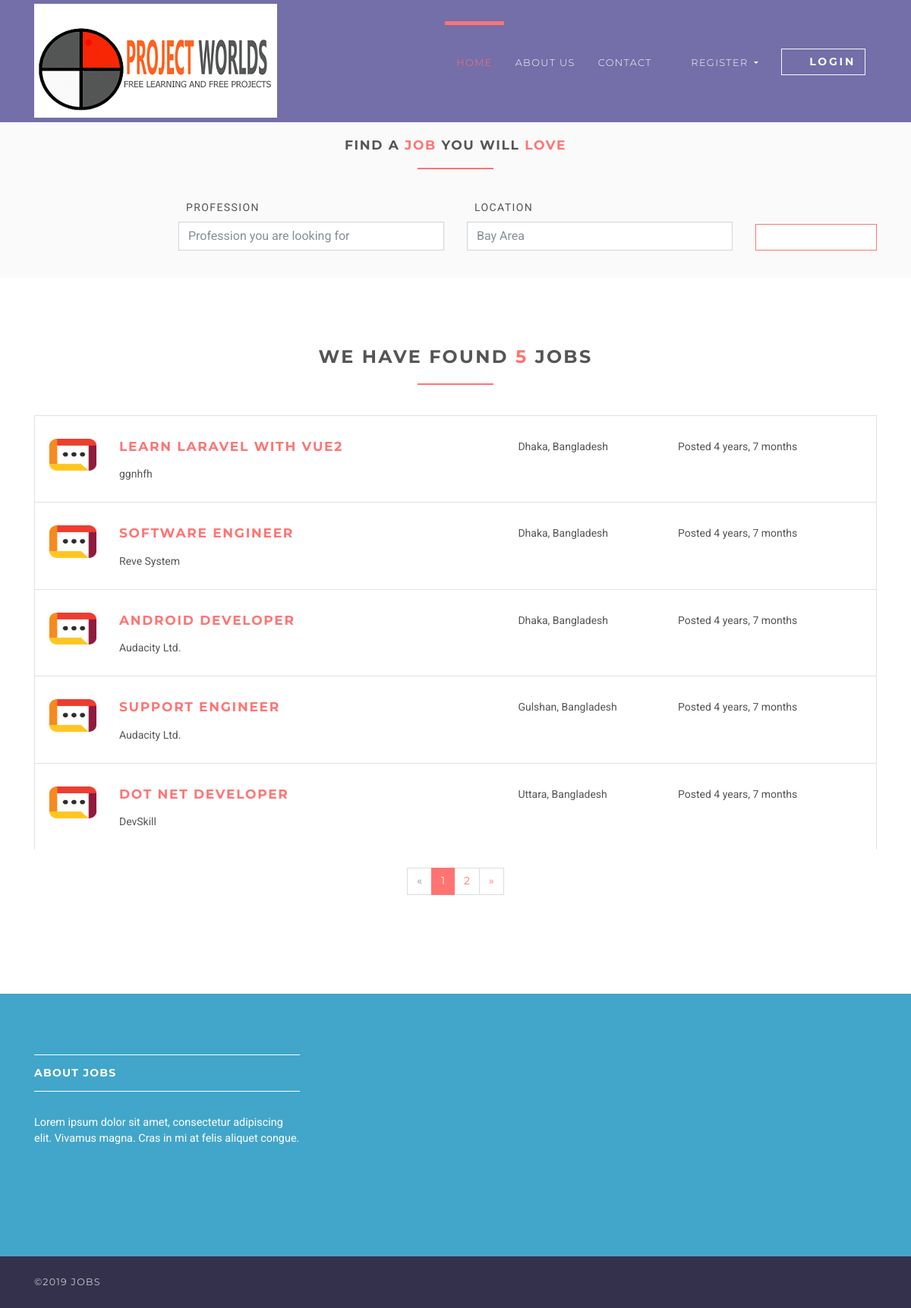
Page /jobs on the committed database.
### jobsapp/models.py (models this page shows, shortened)
class Job(models.Model):
    user = models.ForeignKey(User, on_delete=models.CASCADE)
    title = models.CharField(max_length=300)
    description = models.TextField()
    location = models.CharField(max_length=150)
    type = models.CharField(choices=JOB_TYPE, max_length=10)
    category = models.CharField(max_length=100)
    last_date = models.DateTimeField()
    company_name = models.CharField(max_length=100)
    company_description = models.CharField(max_length=300)
    website = models.CharField(max_length=100, default="")
    created_at = models.DateTimeField(default=timezone.now)
    filled = models.BooleanField(default=False)

### jobsapp/views/home.py (the view)
# urls.py: path('jobs', JobListView.as_view(), name='jobs'),
class JobListView(ListView):
    model = Job
    template_name = 'jobs/jobs.html'
    context_object_name = 'jobs'
    paginate_by = 5

### templates/jobs/jobs.html (shortened to what this page needs)
{% extends 'base.html' %}
{% load static %}
{% block content %}
    <section class="job-form-section job-form-section--compressed">
        <div class="container">
            <h4 class="heading">Find a <span class="accent">job </span> you will <span class="accent">love</span></h4>
            <form id="job-main-form" method="get" action="#" class="job-main-form">
                <div class="controls">
                    <div class="row align-items-end">
                        <div class="col-sm-1 col-lg-2"></div>
                        <div class="col-sm-5 col-lg-4 form-group">
                            <label for="profession">Profession</label>
                            <input type="text" id="profession" name="profession"
                                   placeholder="Profession you are looking for" class="form-control">
                        </div>
                        <div class="col-sm-5 col-lg-4 form-group">
                            <label for="location">Location</label>
                            <input type="text" id="location" name="location" placeholder="Any particular location?"
                                   value="Bay Area" class="form-control">
                        </div>
                        <div class="col-sm-1 col-lg-2 form-group">
                            <button type="submit" name="name"
                                    class="btn btn-outline-white-primary job-main-form__button">
                                <i class="fa fa-search"></i>
                            </button>
                        </div>
                    </div>
                </div>
            </form>
        </div>
    </section>
    <section>
        <div class="container">
            <h3 class="heading">We have found <span class="accent">{{ jobs.count }}</span> jobs</h3>
            {% for job in jobs %}
                <div class="job-listing  ">
                    <div class="row">
                        <div class="col-md-12 col-lg-6">
                            <div class="row">
                                <div class="col-2">
                                    <img src="{% static 'img/company-1.png' %}"
                                         alt="Ipsioou " class="img-fluid">
                                </div>
                                <div class="col-10">
                                    <h4 class="job__title"><a
                                            href="{% url 'jobs:jobs-detail' job.id %}">{{ job.title }}</a></h4>
                                    <p class="job__company">
                                        {{ job.company_name }}
                                    </p>
                                </div>
                            </div>
                        </div>
                        <div class="col-10 col-md-3 col-lg-2 ml-auto"><i class="fa fa-map-marker job__location"></i>
                            {{ job.location }}
                        </div>
                        <div class="col-10 col-md-3 col-lg-3 ml-auto">
                            <p>Posted {{ job.created_at|timesince }}</p>
                        </div>
                    </div>
                </div>
            {% endfor %}
            {% if is_paginated %}
                <div class="row">
                    <div class="col-md-12">
                        <nav aria-label="Page navigation example" class="d-flex justify-content-center mt-4 mb-4">
                            <ul class="pagination">
                                {% if page_obj.has_previous %}
                                    <li class="page-item">
                                        <a href="?page={{ page_obj.previous_page_number }}"
                                           class="page-link">&laquo;</a>
                                    </li>
                                {% else %}
                                    <li class="page-item disabled">
                                        <a class="page-link">&laquo;</a>
                                    </li>
                                {% endif %}
                                {% for i in page_obj.paginator.page_range %}
                                    {% if page_obj.number == i %}
                                        <li class="page-item active">
                                            <a class="page-link">{{ i }}</a>
                                        </li>
                                    {% else %}
                                        <li class="page-item">
                                            <a href="?page={{ i }}" class="page-link">{{ i }}</a>
                                        </li>
                                    {% endif %}
                                {% endfor %}
                                {% if page_obj.has_next %}
                                    <li class="page-item">
                                        <a href="?page={{ page_obj.next_page_number }}" class="page-link">&raquo;</a>
                                    </li>
                                {% else %}
                                    <li class="page-item disabled">
                                        <a class="page-link">&raquo;</a>
                                    </li>
                                {% endif %}
                            </ul>
                        </nav>
                    </div>
                </div>
            {% endif %}
        </div>
    </section>
{% endblock %}

### static/css/style.default.css (style rules this page uses)
html { height:100% }
body { height:100% }
section { position:relative;padding-top:90px;padding-bottom:90px }
button { cursor:pointer }
.heading { text-align:center;margin-bottom:40px }
.heading:after { content:" ";display:block;width:100px;height:2px;margin:20px auto 20px;background:#ff7473 }
a,button { -webkit-transition:all .2s ease-out;transition:all .2s ease-out }
a i.fa,button i.fa { margin:0 5px }
.accent { color:#ff7473 }
.job-form-section { padding:80px 0;background:#fafafa }
.job-form-section .job-main-form { margin-bottom:40px }
.job-form-section .job-main-form label { text-transform:uppercase;letter-spacing:0.1em;margin-left:10px }
.job-form-section.job-form-section--compressed { padding:20px }
.job-form-section.job-form-section--compressed .job-main-form { margin-bottom:0 }
.job-main-form__button { margin-top:15px;display:block;width:100% }
.job-listing { border:solid 1px #dee2e6;border-bottom:none;padding-top:30px;padding-bottom:10px;padding-left:19px;padding-right:15px;clear:both;-webkit-transition:all .2s ease-out;transition:all .2s ease-out }
.job__title { margin-top:0 }
.job__location { margin-right:5px;color:#868e96 }
.btn { font-weight:700;font-family:"Montserrat",Helvetica,Arial,sans-serif;border:1px solid transparent;text-transform:uppercase;letter-spacing:0.2em;padding:.375rem .75rem;font-size:.875rem;line-height:1.5;border-radius:0;-webkit-transition:background-color 0.15s ease-in-out,border-color 0.15s ease-in-out,-webkit-box-shadow 0.15s ease-in-out;transition:background-color 0.15s ease-in-out,border-color 0.15s ease-in-out,-webkit-box-shadow 0.15s ease-in-out;transition:background-color 0.15s ease-in-out,border-color 0.15s ease-in-out,box-shadow 0.15s ease-in-out;transition:background-color 0.15s ease-in-out,border-color 0.15s ease-in-out,box-shadow 0.15s ease-in-out,-webkit-box-shadow 0.15s ease-in-out }
.btn-outline-white-primary { color:#ff7473;background-color:#fff;background-image:none;border-color:#ff7473 }
body { font-family:"Roboto",Helvetica,Arial,sans-serif;font-size:.875rem;font-weight:400;line-height:1.5;color:#555;background-color:#fff }
a { color:#ff7473;text-decoration:none }
h1,h2,h3,h4,h5,h6,.h1,.h2,.h3,.h4,.box-simple h3,.box-image .name h3,.box-image-text .top .name h3,.box-image-text .top .name h4,.h5,.h6 { margin-bottom:1rem;font-family:"Montserrat",Helvetica,Arial,sans-serif;font-weight:700;line-height:1.2;color:#555;text-transform:uppercase;letter-spacing:0.1em }
h3,.h3 { font-size:1.4875rem }
h4,.h4,.box-simple h3,.box-image .name h3,.box-image-text .top .name h3,.box-image-text .top .name h4 { font-size:1.0675rem }
.page-item:first-child .page-link { border-top-left-radius:0rem;border-bottom-left-radius:0rem }
.page-item:last-child .page-link { border-top-right-radius:0rem;border-bottom-right-radius:0rem }
.page-item.active .page-link { color:#fff;background-color:#ff7473;border-color:#ff7473 }
.page-item.disabled .page-link { color:#868e96;background-color:#fff;border-color:#ddd }
.page-link { padding:.5rem .75rem;line-height:1.25;color:#ff7473;background-color:#fff;border:1px solid #ddd;font-family:"Montserrat",Helvetica,Arial,sans-serif }
.form-control { padding:.375rem .75rem;font-size:1rem;line-height:1.5;color:#868e96;background-color:#fff;border:1px solid #ced4da;border-radius:0;-webkit-transition:border-color ease-in-out 0.15s,-webkit-box-shadow ease-in-out 0.15s;transition:border-color ease-in-out 0.15s,-webkit-box-shadow ease-in-out 0.15s;transition:border-color ease-in-out 0.15s,box-shadow ease-in-out 0.15s;transition:border-color ease-in-out 0.15s,box-shadow ease-in-out 0.15s,-webkit-box-shadow ease-in-out 0.15s }
.form-control::placeholder { color:#868e96 }

### rows in the picture
Job: title "LEARN LARAVEL WITH VUE2", company_name "ggnhfh", location "Dhaka, Bangladesh", created_at "4 years, 7 months"
Job: title "SOFTWARE ENGINEER", company_name "Reve System", location "Dhaka, Bangladesh", created_at "4 years, 7 months"
Job: title "ANDROID DEVELOPER", company_name "Audacity Ltd.", location "Dhaka, Bangladesh", created_at "4 years, 7 months"
Job: title "SUPPORT ENGINEER", company_name "Audacity Ltd.", location "Gulshan, Bangladesh", created_at "4 years, 7 months"
Job: title "DOT NET DEVELOPER", company_name "DevSkill", location "Uttara, Bangladesh", created_at "4 years, 7 months"

### other values in the picture
{{ jobs.count }} "5"
{{ i }} "1"
{{ i }} "2"
